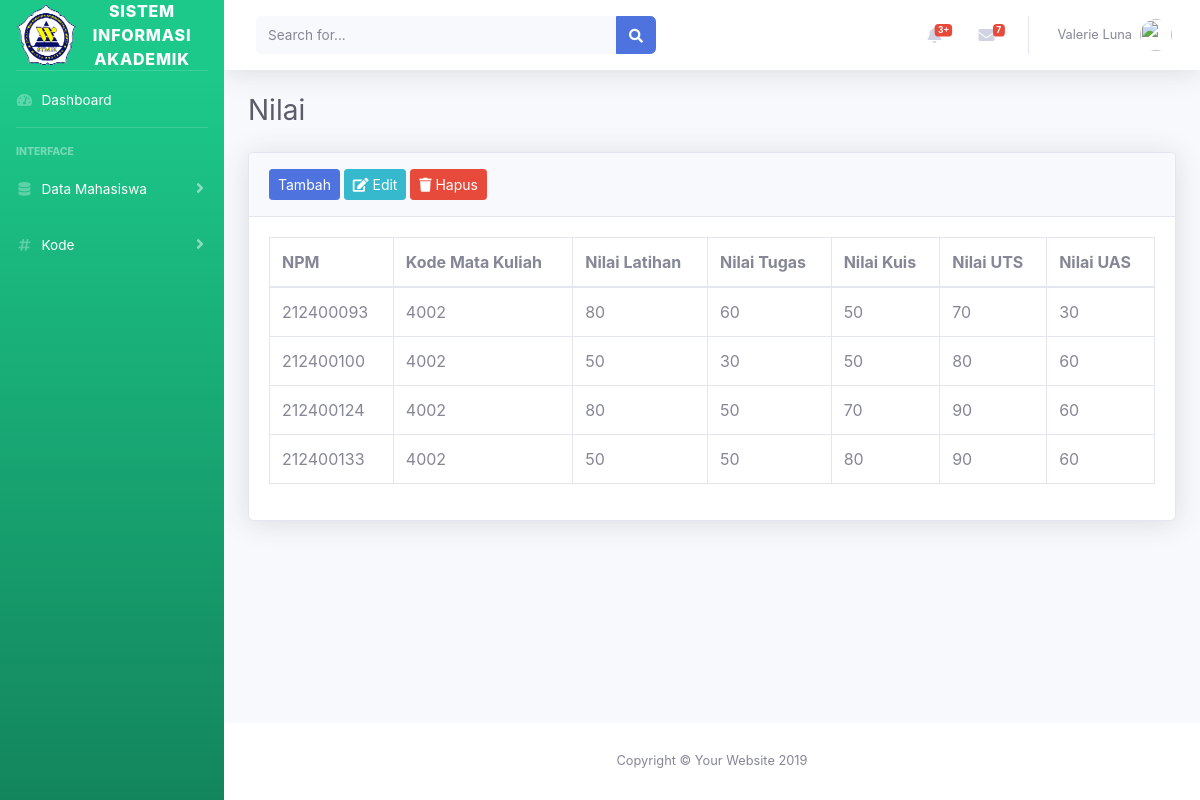
The page /?page=nilai on the database its author committed.
### tables this page shows
CREATE TABLE `nilai` (
  `NPM` int(10) NOT NULL,
  `kd_mataKuliah` int(4) NOT NULL,
  `nilai_latihan` int(3) NOT NULL,
  `nilai_tugas` int(3) NOT NULL,
  `nilai_kuis` int(3) NOT NULL,
  `nilai_uts` int(3) NOT NULL,
  `nilai_uas` int(3) NOT NULL
);

### views/nilai.php (the view, shortened to what this page needs)
<?php
include ('config/koneksi.php');
?>
<h1 class="h3 mb-4 text-gray-800">Nilai</h1>
<div class="card shadow mb-4">
	<div class="card-header py-3">
		<h6 class="m-0 font-weight-bold text-primary">
			<button type="button" class="btn btn-primary btn-sm" data-toggle="modal" data-target="#tambahProduct">
			Tambah
			</button>
			<button class="btn btn-info btn-sm"> <i class="fa fa-edit"></i> Edit </button>
			<button class="btn btn-danger btn-sm"> <i class="fa fa-trash"></i> Hapus </button>
		</h6>
	</div>
	<div class="card-body">
		<div class="table-responsive">
			<table class="table table-bordered" id="dataTable" width="100%" cellspacing="0">
				<thead>
					<tr>
						<th>NPM</th>
						<th>Kode Mata Kuliah </th>
						<th>Nilai Latihan</th>
						<th>Nilai Tugas</th>
						<th>Nilai Kuis</th>
						<th>Nilai UTS</th>
						<th>Nilai UAS</th>
					</tr>
				</thead>
				<tbody>
				<?php
						$result = $koneksi->query('SELECT * FROM `nilai`');
						while ($row = $result->fetch(PDO::FETCH_OBJ)) {
					echo "<tr>";
						echo "<td>$row->NPM</td>";
						echo "<td>$row->kd_mataKuliah</td>";
						echo "<td>$row->nilai_latihan</td>";
						echo "<td>$row->nilai_tugas</td>";
						echo "<td>$row->nilai_kuis</td>";
						echo "<td>$row->nilai_uts</td>";
						echo "<td>$row->nilai_uas</td>";
						}
						?>
					</tr>
				</tbody>
			</table>
		</div>
	</div>
</div>

### index.php (shortened to what this page needs)
<!DOCTYPE html>
<html lang="en">
<head>
  <link href="assets/fonts/css/all.min.css" rel="stylesheet" type="text/css">
  <link href="assets/fonts/css/nunito.css" rel="stylesheet">
  <link href="assets/css/sb-admin-2.min.css" rel="stylesheet">
</head>
<body id="page-top">
  <div id="wrapper">
    <ul class="navbar-nav bg-gradient-success sidebar sidebar-dark accordion" id="accordionSidebar">
      <a class="sidebar-brand d-flex align-items-center justify-content-center" href="?page=dashboard">
        <div class="sidebar-brand-icon ">
          <img src="assets/img/stimik.png" ></img>
        </div>
        <div class="sidebar-brand-text mx-3">Sistem Informasi Akademik</div>
      </a>
      <hr class="sidebar-divider my-0">
      <li class="nav-item">
        <a class="nav-link" href="?page=dashboard">
          <i class="fas fa-fw fa-tachometer-alt"></i>
          <span style="color: white;">Dashboard</span></a>
        </li>
        <hr class="sidebar-divider">
        <div class="sidebar-heading">
          Interface
        </div>
        <li class="nav-item">
          <a class="nav-link collapsed" href="#" data-toggle="collapse" data-target="#collapseOne" aria-expanded="true" aria-controls="collapseOne">
            <i class="fas fa-fw fa-solid fa-database"></i>
            <span style="color: white;">Data Mahasiswa</span>
          </a>
        </li>
        <li class="nav-item">
          <a class="nav-link collapsed" href="#" data-toggle="collapse" data-target="#collapseTwo" aria-expanded="true" aria-controls="collapseTwo">
            <i class="fas fa-fw fa-solid fa-hashtag"></i>
            <span style="color: white;">Kode</span>
          </a>
        </li>
      </ul>
      <div id="content-wrapper" class="d-flex flex-column">
        <div id="content">
          <nav class="navbar navbar-expand navbar-light bg-white topbar mb-4 static-top shadow">
            <form class="d-none d-sm-inline-block form-inline mr-auto ml-md-3 my-2 my-md-0 mw-100 navbar-search">
              <div class="input-group">
                <input type="text" class="form-control bg-light border-0 small" placeholder="Search for..." aria-label="Search" aria-describedby="basic-addon2">
                <div class="input-group-append">
                  <button class="btn btn-primary" type="button">
                    <i class="fas fa-search fa-sm"></i>
                  </button>
                </div>
              </div>
            </form>
            <ul class="navbar-nav ml-auto">
              <li class="nav-item dropdown no-arrow mx-1">
                <a class="nav-link dropdown-toggle" href="#" id="alertsDropdown" role="button" data-toggle="dropdown" aria-haspopup="true" aria-expanded="false">
                  <span class="badge badge-danger badge-counter">3+</span>
                </a>
              </li>
              <li class="nav-item dropdown no-arrow mx-1">
                <a class="nav-link dropdown-toggle" href="#" id="messagesDropdown" role="button" data-toggle="dropdown" aria-haspopup="true" aria-expanded="false">
                  <i class="fas fa-envelope fa-fw"></i>
                  <span class="badge badge-danger badge-counter">7</span>
                </a>
              </li>
              <li class="nav-item dropdown no-arrow">
                <a class="nav-link dropdown-toggle" href="#" id="userDropdown" role="button" data-toggle="dropdown" aria-haspopup="true" aria-expanded="false">
                  <span class="mr-2 d-none d-lg-inline text-gray-600 small">Valerie Luna</span>
                  <img class="img-profile rounded-circle" src="https://source.unsplash.com/QAB-WJcbgJk/60x60">
                </a>
              </li>
            </ul>
          </nav>
          <div class="container-fluid">
            <?php
              if (@$_GET['page']=='dashboard' || @$_GET['page']=='') {
                include 'views/dashboard.php';
              } else if (@$_GET['page']=='informasi') {
                include 'views/informasi.php';
              } else if(@$_GET['page']=='matakuliah'){
                include 'views/matakuliah.php';
              } else if(@$_GET['page']=='nilai'){
                include 'views/nilai.php';
              } else if(@$_GET['page']=='prodi'){
                include 'views/prodi.php';
              }
            ?>
          </div>
        </div>
        <footer class="sticky-footer bg-white">
          <div class="container my-auto">
            <div class="copyright text-center my-auto">
              <span>Copyright &copy; Your Website 2019</span>
            </div>
          </div>
        </footer>
      </div>
    </div>
  </body>
  </html>

### rows shown on the page
nilai: NPM "212400093", kd_mataKuliah "4002", nilai_latihan "80", nilai_tugas "60", nilai_kuis "50", nilai_uts "70", nilai_uas "30"
nilai: NPM "212400100", kd_mataKuliah "4002", nilai_latihan "50", nilai_tugas "30", nilai_kuis "50", nilai_uts "80", nilai_uas "60"
nilai: NPM "212400124", kd_mataKuliah "4002", nilai_latihan "80", nilai_tugas "50", nilai_kuis "70", nilai_uts "90", nilai_uas "60"
nilai: NPM "212400133", kd_mataKuliah "4002", nilai_latihan "50", nilai_tugas "50", nilai_kuis "80", nilai_uts "90", nilai_uas "60"
